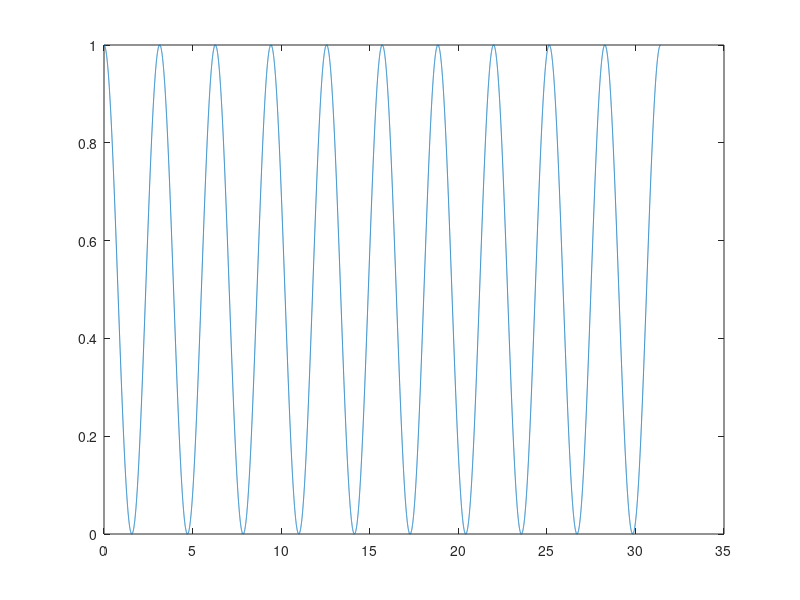

Source code (MATLAB):
t = [0: 0.001:10*pi-0.001];
f = 1/(2*pi);
y = cos(2*pi*f*t);
sum(y);
f2 = f;
yanal = cos(2*pi*f2*t);
out=y.*yanal;
sum(out)/size(t,2)
plot (t,out)